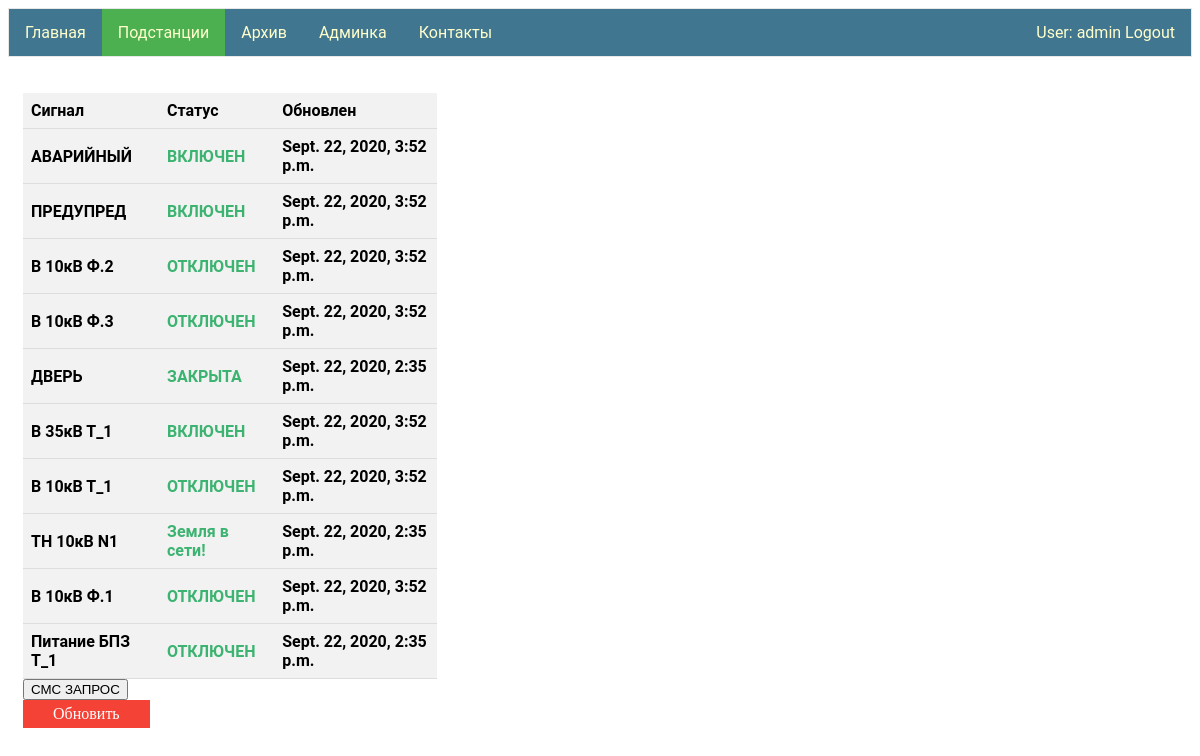
The app's page /ps/ТЕСТ ПС1/ (signed in), older data.
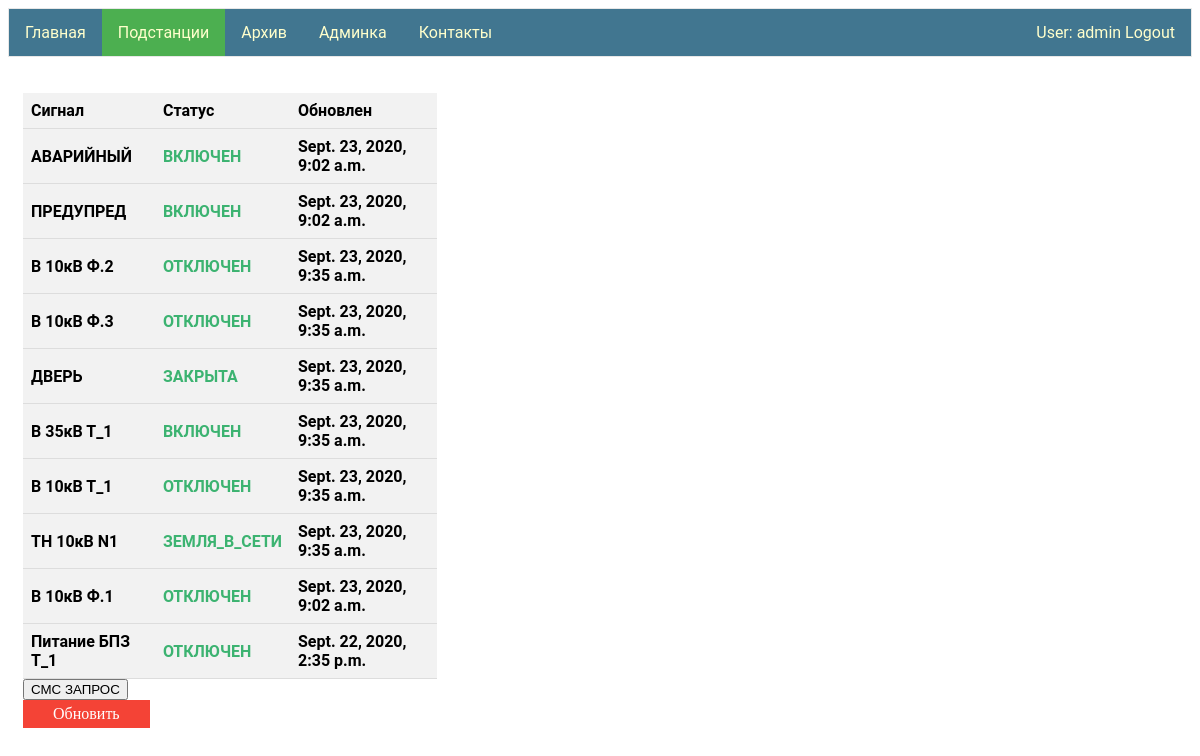
The same page, newer data.
### signal_PS/models.py (models this page shows)
class Signal(models.Model):
    type = models.ForeignKey(Signal_type, on_delete=models.CASCADE)
    voltage = models.ForeignKey(Voltage,null=True,blank=True, on_delete=models.SET_NULL)
    name = models.CharField(max_length=50,blank=True)
    status = models.ForeignKey(Signal_status, on_delete=models.CASCADE)
    ps = models.ForeignKey(Ps, on_delete=models.CASCADE)
    date_up = models.DateTimeField()

class Signal_status(models.Model):
    status = models.CharField(max_length=30, primary_key=True)

class Signal_type(models.Model):
    type = models.CharField(max_length=12, primary_key=True)

class Voltage(models.Model):
    value = models.CharField(max_length=10, primary_key=True)

### signal_PS/views.py (the view)
# urls.py: path('<str:name>/', views.views_ps),
@login_required
def views_ps(request,name):
    signals = Signal.objects.filter(ps=name)
    controllersGSM = Gsm_controller.objects.filter(ps=name)
    sms_request = SmsRequest()
    if request.method == "POST":
        print("post")
        number_ps = Ps.objects.get(name=name).tel_number
        sms_request.set_send_status(number_ps)
    data = {"signals": signals, "controllersGSM": controllersGSM}
    return render(request, "PS.html", context=data)

### signal_PS/templates/PS.html (shortened to what this page needs)
{% extends "base.html" %}
{% block li2 %}<a class="active" href="/ps">Подстанции</a>{% endblock li2 %}
{% block logic1 %}
<div class="column">
 {% if signals.count > 0 %}
    <table >
      <tr><th>Сигнал</th><th>Статус</th><th>Обновлен</th></tr>
        {% for  signal in signals %}
            <tr><th>{{ signal.type.type }} {{ signal.voltage.value }} {{ signal.name }} </th>
                <th style="color:MediumSeaGreen;">{{ signal.status.status }}</th>
            <th> {{ signal.date_up }} </th></tr>
        {% endfor %}
    </table>
    <form  method="POST">
        <input type="submit" value="СМС ЗАПРОС">
    </form>
     <a id="para1" href="/ps">Обновить</a>
    {% else %}
        <h3 style="font-family:verdana;">
        нет данных
        </h3>
 {% endif %}
    </div>
{% endblock logic1 %}

Row changes from the older to the newer data that the page shows:
changed Signal "АВАРИЙНЫЙ": date_up "Sept. 22, 2020, 3:52 p.m." → "Sept. 23, 2020, 9:02 a.m."
changed Signal "ПРЕДУПРЕД": date_up "Sept. 22, 2020, 3:52 p.m." → "Sept. 23, 2020, 9:02 a.m."
changed Signal (number 3 of 10 on the later page): date_up "Sept. 22, 2020, 3:52 p.m." → "Sept. 23, 2020, 9:35 a.m."
changed Signal (number 4 of 10 on the later page): date_up "Sept. 22, 2020, 3:52 p.m." → "Sept. 23, 2020, 9:35 a.m."
changed Signal "ДВЕРЬ": date_up "Sept. 22, 2020, 2:35 p.m." → "Sept. 23, 2020, 9:35 a.m."
changed Signal "35кВ": date_up "Sept. 22, 2020, 3:52 p.m." → "Sept. 23, 2020, 9:35 a.m."
changed Signal (number 7 of 10 on the later page): date_up "Sept. 22, 2020, 3:52 p.m." → "Sept. 23, 2020, 9:35 a.m."
changed Signal "ТН": status.status "Земля в сети!" → "ЗЕМЛЯ_В_СЕТИ"; date_up "Sept. 22, 2020, 2:35 p.m." → "Sept. 23, 2020, 9:35 a.m."
changed Signal (number 9 of 10 on the later page): date_up "Sept. 22, 2020, 3:52 p.m." → "Sept. 23, 2020, 9:02 a.m."
